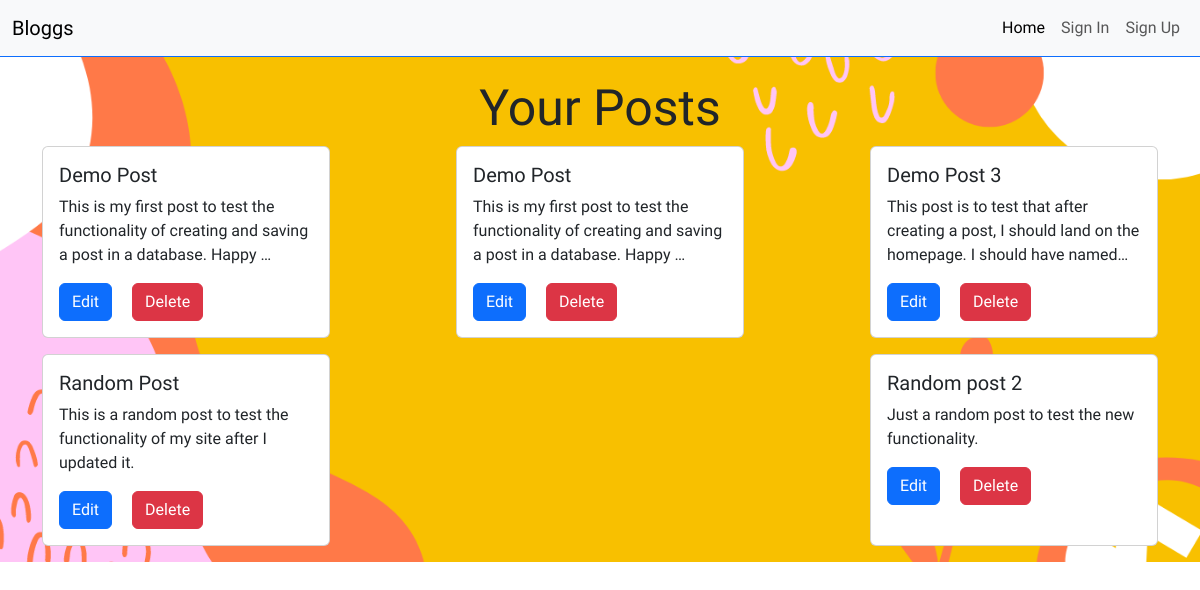
The app's page /blogs/your_posts/1/ with its own data.
### blogs/models.py (models this page shows)
class Blog(models.Model):
    title = models.CharField(max_length=200)
    content = models.TextField()
    created_at = models.DateTimeField()
    user = models.ForeignKey(User, on_delete=models.CASCADE)

### blogs/views.py (the view)
# urls.py: path('your_posts/<int:user_id>/', views.view_your_posts, name='your_posts'),
def view_your_posts(request, user_id):
    blogs = Blog.objects.filter(user=user_id)
    context = {'blogs': blogs}
    return render(request, 'blogs/user_posts.html', context)

### Blog/templates/blogs/user_posts.html (shortened to what this page needs)
{% extends '../base.html' %}
{% load static %}
{% block content %}
<div class="main-user-posts container-fluid d-flex flex-column justify-content-center align-items-center mt-5">
    <h1 class="main-h1">Your Posts</h1>
    <div class="container d-flex flex-row flex-wrap justify-content-between align-items-between">
        {% if blogs %}
            {% for blog in blogs %}
                <div class="card mb-3" style="width: 18rem;">
                    <div class="card-body">
                        <h5 class="card-title">{{ blog.title }}</h5>
                        <p class="card-text">{{ blog.content|truncatechars:100 }}</p>
                        <a href="{% url 'edit' blog.pk %}" class="card-link btn btn-primary">Edit</a>
                        <a href="{% url 'delete' blog.pk %}" class="card-link btn btn-danger">Delete</a>
                    </div>
                </div>
            {% endfor %}
        {% endif %}
    </div>
</div>
{% endblock %}

### blogs/static/blogs/style.css (style rules this page uses)
.main-h1 { font-size: 50px; margin-top: 30px; }
.main-user-posts { background: url('./images/background.png') center center; background-repeat: repeat; background-size: cover; }

### records on screen
Blog: title "Demo Post", content "This is my first post to test the functionality of creating and saving a post in a database. Happy …"
Blog: title "Demo Post", content "This is my first post to test the functionality of creating and saving a post in a database. Happy …"
Blog: title "Demo Post 3", content "This post is to test that after creating a post, I should land on the homepage. I should have named…"
Blog: title "Random Post", content "This is a random post to test the functionality of my site after I updated it."
Blog: title "Random post 2", content "Just a random post to test the new functionality."
